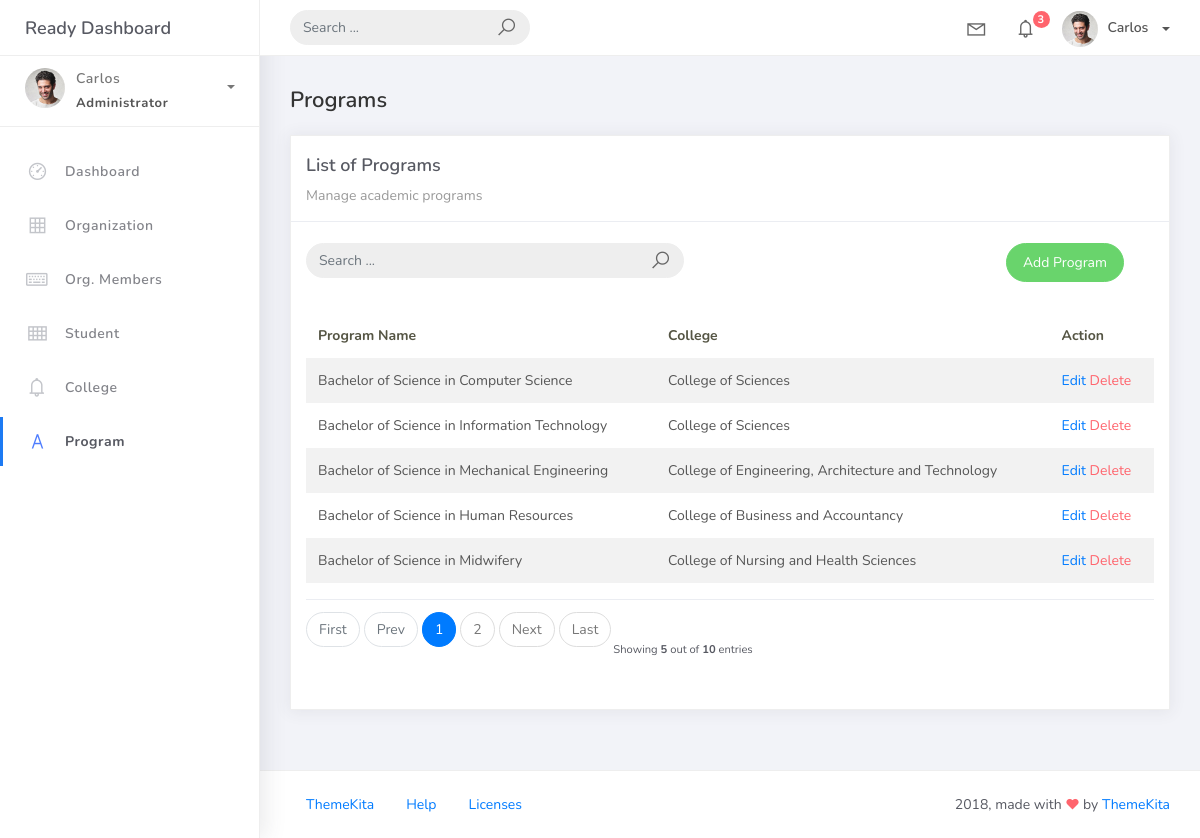
/program_list/, run on the app's committed database.
### studentorg/models.py (models this page shows, shortened)
class BaseModel(models.Model):
    created_at = models.DateTimeField(auto_now_add=True, db_index=True)
    updated_at = models.DateTimeField(auto_now=True)
    class Meta:
        abstract = True

class Program(BaseModel):
    prog_name = models.CharField(max_length=150)
    college = models.ForeignKey(College, on_delete=models.CASCADE)

class College(BaseModel):
    college_name = models.CharField(max_length=150)
    def __str__(self):
        return self.college_name

### studentorg/views.py (the view)
# urls.py: path('program_list/', ProgramList.as_view(), name='program-list'),
class ProgramList(ListView):
    model = Program
    context_object_name = 'program'
    template_name = 'program/program_list.html'
    paginate_by = 5
    def get_queryset(self, *args, **kwargs):
        qs = super().get_queryset(*args, **kwargs)
        if self.request.GET.get("q") != None:
            query = self.request.GET.get('q')
            qs = qs.filter(Q(prog_name__icontains=query))
        return qs

### templates/program/program_list.html (shortened to what this page needs)
{% extends 'base.html' %} {% load static %} {% block content %}
<div class="content">
  <div class="container-fluid">
    <h4 class="page-title">Programs</h4>
    <div class="row">
      <div class="col-md-12">
        <div class="card">
          <div class="card-header">
            <div class="card-title">List of Programs</div>
            <div class="card-category">Manage academic programs</div>
          </div>
          <br />
          <div class="col-md-12 row">
            <div class="col-md-6">
              <form
                class="navbar-left navbar-form nav-search mr-md-3"
                action="{% url 'program-list' %}"
              >
                <div class="input-group">
                  <input
                    type="text"
                    placeholder="Search ..."
                    class="form-control"
                    name="q"
                    value="{{ request.GET.q }}"
                  />
                  <div class="input-group-append">
                    <span class="input-group-text">
                      <i class="la la-search search-icon"></i>
                    </span>
                  </div>
                </div>
              </form>
            </div>
            <div class="col-md-6">
              <div class="pull-right">
                <a
                  href="{% url 'program-add' %}"
                  class="btn btn-success btn-rounded"
                  >Add Program</a
                >
              </div>
            </div>
          </div>
          <div class="card-body">
            <table class="table table-striped mt-3">
              <thead>
                <tr>
                  <th scope="col">Program Name</th>
                  <th scope="col">College</th>
                  <th scope="col">Action</th>
                </tr>
              </thead>
              <tbody>
                {% for object in object_list %}
                <tr>
                  <td>{{ object.prog_name }}</td>
                  <td>{{ object.college }}</td>
                  <td>
                    <a href="{% url 'program-update' object.id %}">Edit</a>
                    <a
                      href="{% url 'program-delete' object.id %}"
                      class="text-danger"
                      >Delete</a
                    >
                  </td>
                </tr>
                {% endfor %}
              </tbody>
            </table>
            {% include 'includes/pagination.html' %}
          </div>
        </div>
      </div>
    </div>
  </div>
</div>
{% include "includes/message.html" %} {% endblock %}

### data on the page
Program: prog_name "Bachelor of Science in Computer Science", college "College of Sciences"
Program: prog_name "Bachelor of Science in Information Technology", college "College of Sciences"
Program: prog_name "Bachelor of Science in Mechanical Engineering", college "College of Engineering, Architecture and Technology"
Program: prog_name "Bachelor of Science in Human Resources", college "College of Business and Accountancy"
Program: prog_name "Bachelor of Science in Midwifery", college "College of Nursing and Health Sciences"

### other printed values
{{ page_num }} "1"
{{ page_num }} "2"
{{ object_list.count }} "5"
{{ paginator.count }} "10"
